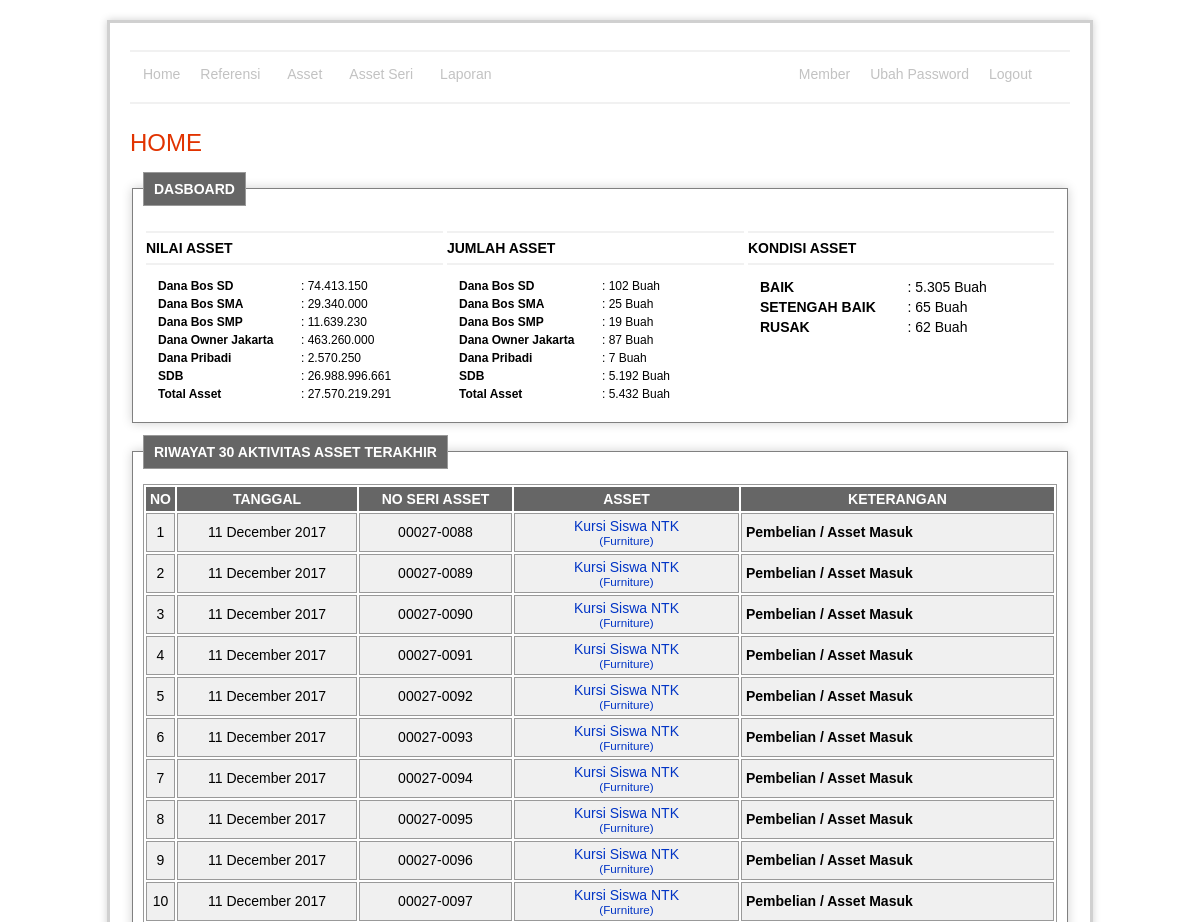
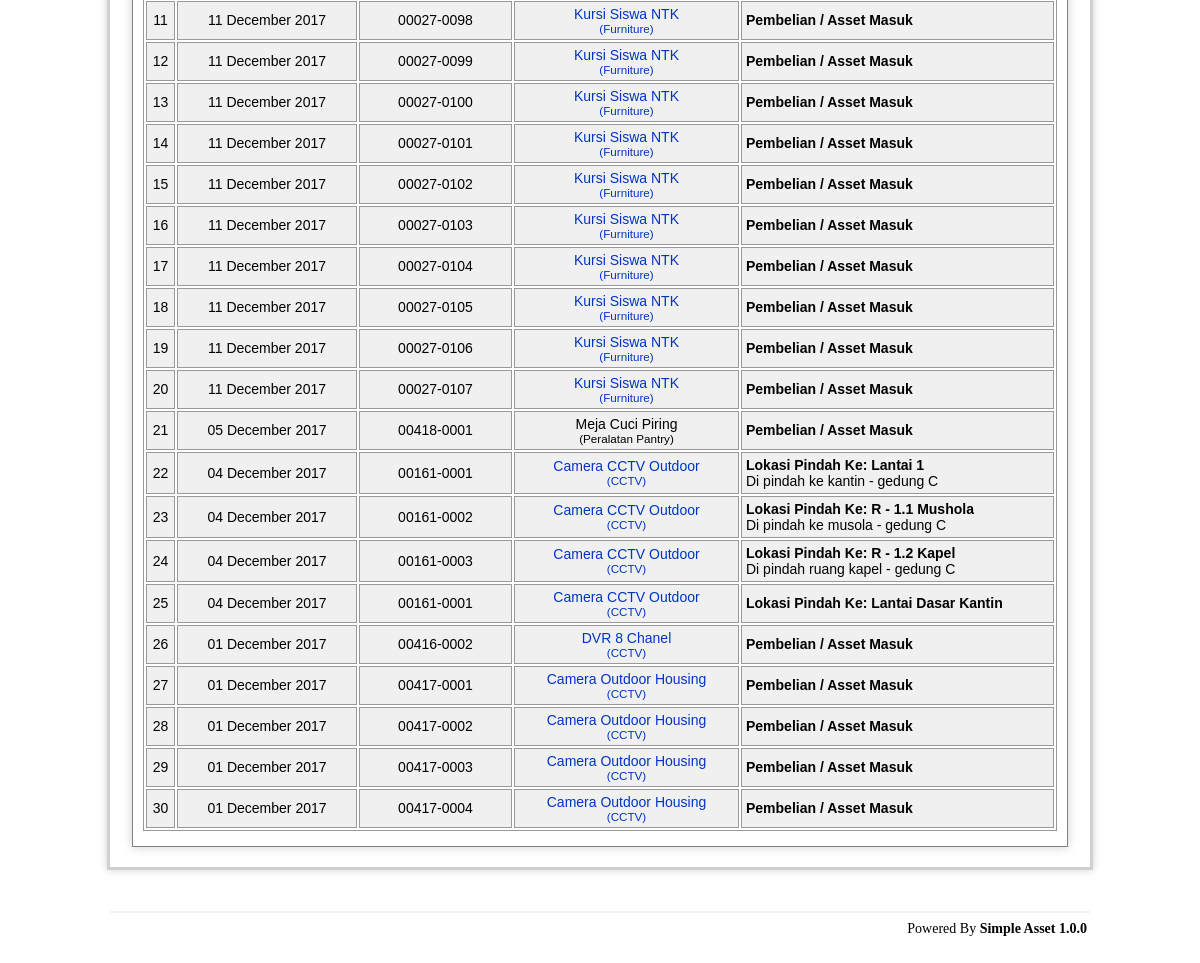
The page /admin/home/index.php (signed in) on the database its author committed (2 pictures, top to bottom).
### tables this page shows
CREATE TABLE `fund` (
  `id` int(11) NOT NULL AUTO_INCREMENT,
  `name` varchar(255) NOT NULL,
  `is_delete` enum('0','1') NOT NULL DEFAULT '0',
  PRIMARY KEY (`id`)
);

### admin/login/auth.php (called while the page is built, shortened)
<?php
$loginAccessDepartement = substr(str_replace('~', ',', $_SESSION['loginAccessDepartement']), -1 * (strlen(str_replace('~', ',', $_SESSION['loginAccessDepartement'])))) . '9999';
$loginAccessFund = substr(str_replace('~', ',', $_SESSION['loginAccessFund']), -1 * (strlen(str_replace('~', ',', $_SESSION['loginAccessFund'])))) . '9999';
?>

### admin/home/indexRead.php (called while the page is built, shortened)
<?php
include '../login/auth.php';
include '../../lib/connection.php';
$query = "select id,name
		from fund
		where is_delete = '0'
			and id in ($loginAccessFund)
		order by name";
$dataFund = mysqli_query($con, $query) or die(mysqli_error($con));
$query = "select id,name
		from fund
		where is_delete = '0'
			and id in ($loginAccessFund)
		order by name";
$dataItem = mysqli_query($con, $query) or die(mysqli_error($con));
$query = "select ah.id, asset_series_id, date, date_format(date,'%d %M %Y') as format_date, type, decription,ase.no_serries,
			(select a.code from asset as a where id = (select ase.asset_id id from asset_series as ase where ase.id = ah.asset_series_id)) no_asset,
			(select a.name from asset as a where id = (select ase.asset_id id from asset_series as ase where ase.id = ah.asset_series_id)) asset_name,
			(select a.code from asset as a where id = (select ase.asset_id id from asset_series as ase where ase.id = ah.asset_series_id)) asset_id,
			(select a.foto from asset as a where id = (select ase.asset_id id from asset_series as ase where ase.id = ah.asset_series_id)) asset_foto,
			(select a.foto_thumb from asset as a where id = (select ase.asset_id id from asset_series as ase where ase.id = ah.asset_series_id)) asset_foto_thumb,
			(select name from category as c where c.id = (select a.category_id from asset as a where id = (select ase.asset_id id from asset_series as ase where ase.id = ah.asset_series_id))) category_name
		from asset_history as ah
		inner join asset_series as ase
			on ase.id = ah.asset_series_id
			and ase.departement_id in ($loginAccessDepartement)
		    and ase.fund_id in ($loginAccessFund)
		order by date desc
		limit 0,30 ";
$dataHistory = mysqli_query($con, $query) or die(mysqli_error($con));
?>

### admin/home/index.php (the view, shortened to what this page needs)
<?php include 'indexRead.php' ?>
<link rel="stylesheet" type="text/css" media="screen" href="../asset/css/jquery.lightbox-0.5.css" />
<h1>HOME</h1>
<fieldset>
	<legend><b>DASBOARD<b></legend>
	<table width="100%">
		<tr>
			<td width="33%">
				<hr /><b>NILAI ASSET</b>
				<hr />
			</td>
			<td width="33%">
				<hr /><b>JUMLAH ASSET</b>
				<hr />
			</td>
			<td>
				<hr /><b>KONDISI ASSET</b>
				<hr />
			</td>
		</tr>
		<tr>
			<td valign="top" style="padding-left:10px;">
				<table width="100%" style="font-size:12px;">
					<?php while ($val = mysqli_fetch_array($dataFund)): ?>
						<tr>
							<td width="50%"><b><?php echo $val['name'] ?></td>
							<td align="rigth">:
								<?php include '../../lib/connection.php'; ?>
								<?php
								$query = "select sum(price) as nilai
											from asset_series as ase
											  where ase.fund_id = '{$val['id']}'
											    and ase.is_delete = '0'
											    and ase.is_remove = '0'
												and ase.departement_id in ($loginAccessDepartement)";
								$tmp = mysqli_query($con, $query) or die(mysqli_error($con));
								$data = mysqli_fetch_array($tmp);
								?>
								<?php echo number_format($data['nilai'], 0, '', '.') ?>
							</td>
						</tr>
					<?php endwhile; ?>
					<tr>
						<td width="50%"><b>Total Asset</td>
						<td>:
							<?php include '../../lib/connection.php'; ?>
							<?php
							$query = "select sum(price) as nilai
										from asset_series as ase
										  where ase.is_delete = '0'
										    and ase.is_remove = '0'
											and ase.fund_id in ($loginAccessFund)
											and ase.departement_id in ($loginAccessDepartement)";
							$tmp = mysqli_query($con, $query) or die(mysqli_error($con));
							$data = mysqli_fetch_array($tmp);
							?>
							<?php echo number_format($data['nilai'], 0, '', '.') ?>
						</td>
					</tr>
				</table>
			</td>
			<td valign="top" style="padding-left:10px">
				<table width="100%" style="font-size:12px;">
					<?php while ($val = mysqli_fetch_array($dataItem)): ?>
						<tr>
							<td width="50%"><b><?php echo $val['name'] ?></td>
							<td>:
								<?php include '../../lib/connection.php'; ?>
								<?php
								$query = "select count(id) as nilai
											from asset_series as ase
											  where ase.fund_id = '{$val['id']}'
											    and ase.is_delete = '0'
											    and ase.is_remove = '0'
												and ase.departement_id in ($loginAccessDepartement)";
								$tmp = mysqli_query($con, $query) or die(mysqli_error($con));
								$data = mysqli_fetch_array($tmp);
								?>
								<?php echo number_format($data['nilai'], 0, '', '.') ?> Buah
							</td>
						</tr>
					<?php endwhile; ?>
					<tr>
						<td width="50%"><b>Total Asset</td>
						<td>:
							<?php include '../../lib/connection.php'; ?>
							<?php
							$query = "select count(id) as nilai
											from asset_series as ase
											  where ase.is_delete = '0'
											    and ase.is_remove = '0'
												and ase.fund_id in ($loginAccessFund)
												and ase.departement_id in ($loginAccessDepartement)";
							$tmp = mysqli_query($con, $query) or die(mysqli_error($con));
							$data = mysqli_fetch_array($tmp);
							?>
							<?php echo number_format($data['nilai'], 0, '', '.') ?> Buah
						</td>
					</tr>
				</table>
			</td>
			<td valign="top" style="padding-left:10px">
				<table width="100%">
					<tr>
						<td width="50%"><b>BAIK</td>
						<td>:
							<?php include '../../lib/connection.php'; ?>
							<?php
							$query = "select count(id) as nilai
											from asset_series as ase
											  where ase.cond = '1'
											    and ase.is_delete = '0'
											    and ase.is_remove = '0'
												and ase.fund_id in ($loginAccessFund)
												and ase.departement_id in ($loginAccessDepartement)";
							$tmp = mysqli_query($con, $query) or die(mysqli_error($con));
							$data = mysqli_fetch_array($tmp);
							?>
							<?php echo number_format($data['nilai'], 0, '', '.') ?> Buah
						</td>
					</tr>
					<tr>
						<td width="50%"><b>SETENGAH BAIK</td>
						<td>:
							<?php include '../../lib/connection.php'; ?>
							<?php
							$query = "select count(id) as nilai
											from asset_series as ase
											  where ase.cond = '2'
											    and ase.is_delete = '0'
											    and ase.is_remove = '0'
												and ase.fund_id in ($loginAccessFund)
												and ase.departement_id in ($loginAccessDepartement)";
							$tmp = mysqli_query($con, $query) or die(mysqli_error($con));
							$data = mysqli_fetch_array($tmp);
							?>
							<?php echo number_format($data['nilai'], 0, '', '.') ?> Buah
						</td>
					</tr>
					<tr>
						<td width="50%"><b>RUSAK</td>
						<td>:
							<?php include '../../lib/connection.php'; ?>
							<?php
							$query = "select count(id) as nilai
											from asset_series as ase
											  where ase.cond = '0'
											    and ase.is_delete = '0'
											    and ase.is_remove = '0'
												and ase.fund_id in ($loginAccessFund)
												and ase.departement_id in ($loginAccessDepartement)";
							$tmp = mysqli_query($con, $query) or die(mysqli_error($con));
							$data = mysqli_fetch_array($tmp);
							?>
							<?php echo number_format($data['nilai'], 0, '', '.') ?> Buah
						</td>
					</tr>
				</table>
			</td>
		</tr>
	</table>
</fieldset>
<?php if (mysql_num_rows($dataHistory) > 0): ?>
	<fieldset>
		<legend><b>RIWAYAT 30 AKTIVITAS ASSET TERAKHIR<b></legend>
		<div id="tbl">
			<table width="100%">
				<thead>
					<tr>
						<th width="2%"><b>NO</b></th>
						<th width="20%"><b>TANGGAL</b></th>
						<th width="17%"><b>NO SERI ASSET</b></th>
						<th width="25%"><b>ASSET</b></th>
						<th><b>KETERANGAN</b></th>
					</tr>
				</thead>
				<?php $i = 1; ?>
				<?php while ($val = mysqli_fetch_array($dataHistory)): ?>
					<tr>
						<td align="center"><?php echo $i ?></td>
						<td align="center"><?php echo $val['format_date'] ?></td>
						<td align="center"><?php echo $val['no_asset'] ?>-<?php echo $val['no_serries'] ?></td>
						<td align="center">
							<?php if (strlen($val['asset_foto_thumb']) > 0): ?>
								<a href="../asset/foto/<?php echo $val['asset_foto'] ?>" class="lightbox"
									title="<?php echo $val['asset_name'] ?>">
									<?php echo $val['asset_name'] ?><br />
									<small>(<?php echo $val['category_name'] ?>)</small>
								</a>
							<?php else: ?>
								<?php echo $val['asset_name'] ?><br />
								<small>(<?php echo $val['category_name'] ?>)</small>
							<?php endif; ?>
						</td>
						<td><?php echo $val['decription'] ?></td>
					</tr>
					<?php $i++; ?>
				<?php endwhile; ?>
			</table>
		</div>
	</fieldset>
<?php endif; ?>
<?php $templateContent = ob_get_contents(); ?>
<?php include '../template/main.php' ?>

### admin/template/main.php (shortened to what this page needs)
<html>
	<head>
		<link rel="stylesheet" type="text/css" media="screen" href="../asset/css/style.css" />
		<link rel="stylesheet" type="text/css" media="screen" href="../asset/css/jquery	-ui.css" />
		<link rel="stylesheet" type="text/css" media="screen" href="../asset/css/nav.css" />
	<head>
	<body>
		<div id="content" style="width:980px;">
			<div id="body">
				<div>
					<?php include '../menu/index.php' ?>
				</div>
				<div>
					<?php echo $templateContent ?>
				</div>
			</div>
		</div>
	<footer>
		<center>
			<div id="footer" style="width:980px">
				<hr />
				<table width="100%">
					<td width="50%">
					</td>
					<td align="right">
						Powered By <b>Simple Asset 1.0.0</b>
					</td>
			</div>
		</center>
	</footer>
</html>

### admin/menu/index.php (shortened to what this page needs)
<?php include '../menu/indexRead.php' ?>
<hr />
<table width="100%">
	<tr>
		<td width="<?php echo substr($_SESSION['loginPrivilage'],6,1) == '1' ? '70%' : '75%' ?>" valign="top">
			<div id="smoothmenu" class="ddsmoothmenu">
				<ul>
					<?php if(substr($_SESSION['loginPrivilage'],0,1) == '1'): ?>
						<li><a href="../home/index.php">Home</a></li>
					<?php endif; ?>
					<?php if(substr($_SESSION['loginPrivilage'],1,1) == '1'): ?>
					<li>
						<a href="#">Referensi</a>
					</li>
					<?php endif; ?>
					<?php if(substr($_SESSION['loginPrivilage'],3,1) == '1'): ?>
					<li>
						<a href="#">Asset</a>
					</li>
					<?php endif; ?>
					<?php if(substr($_SESSION['loginPrivilage'],4,1) == '1'): ?>
					<li>
						<a href="#">Asset Seri</a>
					</li>
					<?php endif; ?>
					<?php if(substr($_SESSION['loginPrivilage'],5,1) == '1'): ?>
					<li>
						<a href="#">Laporan</a>
					</li>
					<?php endif; ?>
				</ul>
			</div>
		</td>
		<td valign="top">
			<div class="ddsmoothmenu">
				<ul>
					<?php if(substr($_SESSION['loginPrivilage'],6,1) == '1'): ?>
						<li><a href="../member/index.php">Member</a></li>
					<?php endif; ?>
					<?php if(substr($_SESSION['loginPrivilage'],7,1) == '1'): ?>
						<li><a href="../changePassword/edit.php">Ubah Password</a></li>
					<?php endif; ?>
					<?php if(substr($_SESSION['loginPrivilage'],8,1) == '1'): ?>
						<li><a href="../login/signout.php">Logout</a></li>
					<?php endif; ?>
				</ul>
			</div>
		</td>
	</tr>
</table>
<hr />

### admin/asset/css/style.css (style rules this page uses)
#body { margin: 15px; padding: 5px; font-family: Lucida Grande, Verdana, Geneva, Sans-serif; font-size: 13px; color: #333; background-color: #fff; }
a { color: #0134c5; background-color: transparent; text-decoration: none; font-weight: normal; outline-style: none; }
#content { border: 3px solid #D0D0D0; -webkit-box-shadow: 0 0 8px #D0D0D0; margin: 20px auto; padding: 0; }
#content h1 { color: #e13300; background-color: transparent; font-weight: normal; font-size: 24px; margin: 10px 0 5px 0; padding: 15px 0 10px 0px; text-align:left; }
table { font-size: 14px; }
#tbl table { border: 1px solid #999; }
#tbl th { font-weight: bold; text-align: center; font-size: 14px; background-color: #666; color: #fff; padding: 4px; }
#tbl td { border: 1px solid #999; font-weight: normal; font-size: 14px; padding: 4px; background-color: #f0f0f0; }
#footer { background-color: transparent; font-size: 10px; padding: 16px 0 15px 0; margin: 20px 0 0 0; text-align: center; }
fieldset { border: 1px solid #999; background-color: #ffffff; border: 1px solid gray; -webkit-box-shadow: 0px 0px 10px #D0D0D0; padding: 15px 10px 15px 10px; }
fieldset legend { border: 1px solid #999; font-size: 14px; padding: 8px 10px 8px 10px; background-color: #666; color: #fff; }
hr { border: 1px solid #f1f1f1; }

### admin/asset/css/nav.css (style rules this page uses)
.ddsmoothmenu { font: bold 14px; font-family: Lucida Grande, Verdana, Geneva, Sans-serif; background:none; margin-left:0px; }
.ddsmoothmenu ul { margin: 0; padding: 0; list-style-type: none; }
.ddsmoothmenu ul li { position: relative; display: inline; float: left; }
.ddsmoothmenu ul li a,.ddsmoothmenu ul li a.noborder { display: block; background:none; color: #666; padding: 5px 10px 10px 10px; text-decoration: none; }
.ddsmoothmenu ul li a:link, .ddsmoothmenu ul li a:visited { color: #6666; }

### rows shown on the page
fund: name "Dana Bos SD", nilai "74.413.150", nilai "102"
fund: name "Dana Bos SMA", nilai "29.340.000", nilai "25"
fund: name "Dana Bos SMP", nilai "11.639.230", nilai "19"
fund: name "Dana Owner Jakarta", nilai "463.260.000", nilai "87"
fund: name "Dana Pribadi", nilai "2.570.250", nilai "7"
fund: name "SDB", nilai "26.988.996.661", nilai "5.192"

### other values the page prints
$data['nilai'] "27.570.219.291"
$data['nilai'] "5.432"
$data['nilai'] "5.305"
$data['nilai'] "65"
$data['nilai'] "62"
$val['format_date'] "11 December 2017"
$val['no_asset'] "00027"
$val['no_serries'] "0088"
$val['asset_name'] "Kursi Siswa NTK"
$val['category_name'] "Furniture"
$val['decription'] "Pembelian / Asset Masuk"
$val['no_serries'] "0089"
$val['no_serries'] "0090"
$val['no_serries'] "0091"
$val['no_serries'] "0092"
